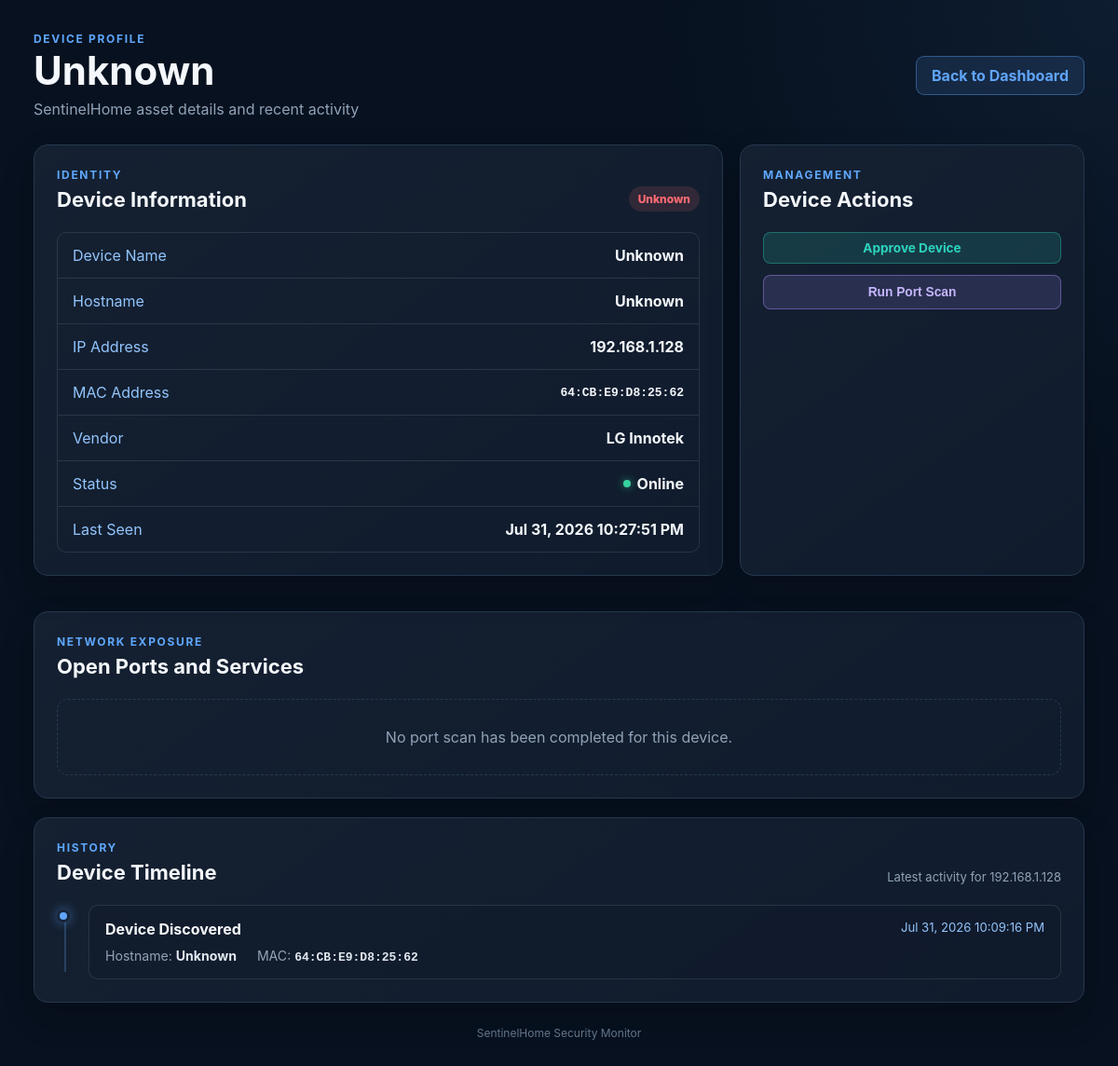
The page /device/192.168.1.128 on the database its author committed.
### tables this page shows
CREATE TABLE devices (
                device_key TEXT PRIMARY KEY,
                name TEXT NOT NULL,
                hostname TEXT NOT NULL,
                ip_address TEXT NOT NULL,
                mac_address TEXT NOT NULL,
                vendor TEXT NOT NULL,
                owner TEXT NOT NULL DEFAULT 'Unknown',
                trusted INTEGER NOT NULL DEFAULT 0,
                status TEXT NOT NULL DEFAULT 'Unknown',
                first_seen TEXT NOT NULL,
                last_seen TEXT NOT NULL
            );

### dashboard.py (the view)
@app.route("/device/<path:ip_address>")
def device_details(ip_address):
    dashboard_data = build_dashboard_data()
    selected_device = next(
        (
            device
            for device in dashboard_data["live_inventory"]
            if device["ip"] == ip_address
        ),
        None,
    )
    if selected_device is None:
        abort(404)
    device_key = find_device_key(
        DATABASE_FILE,
        mac_address=selected_device["mac"],
        ip_address=ip_address,
    )
    if device_key:
        related_events = get_device_timeline(
            DATABASE_FILE,
            device_key,
        )
    else:
        related_events = []
    saved_scans = load_port_scan_results(
        PORT_SCAN_FILE
    )
    port_scan = saved_scans.get(ip_address)
    return render_template(
        "device_details.html",
        device=selected_device,
        related_events=related_events,
        port_scan=port_scan,
    )

### modules/dashboard_data.py (called while the page is built, shortened)
def load_json_file(
    file_path: Path,
    default: Any,
) -> Any:
    if not file_path.exists():
        return default
    try:
        return json.loads(file_path.read_text(encoding="utf-8"))
    except (json.JSONDecodeError, OSError):
        return default

def load_trusted_devices() -> dict[str, dict[str, str]]:
    data = load_json_file(TRUSTED_DEVICES_FILE, {})
    if not isinstance(data, dict):
        return {}
    return data

def load_live_inventory() -> list[dict[str, Any]]:
    data = load_json_file(LIVE_INVENTORY_FILE, [])
    if not isinstance(data, list):
        return []
    return data

def load_events() -> list[dict[str, Any]]:
    if not EVENT_LOG_FILE.exists():
        return []

def format_timestamp(timestamp: str) -> str:
    if not timestamp:
        return "No activity"
    try:
        parsed_time = datetime.fromisoformat(timestamp)
        return parsed_time.strftime("%b %d, %Y %I:%M:%S %p")
    except ValueError:
        return timestamp

def prepare_recent_events(
    events: list[dict[str, Any]],
    limit: int = 10,
) -> list[dict[str, str]]:
    prepared_events: list[dict[str, str]] = []
    return prepared_events

### modules/database.py (called while the page is built, shortened)
def get_connection(database_file: Path) -> sqlite3.Connection:
    database_file.parent.mkdir(
        parents=True,
        exist_ok=True,
    )
    connection = sqlite3.connect(database_file)
    connection.row_factory = sqlite3.Row
    connection.execute("PRAGMA foreign_keys = ON")
    return connection

def find_device_key(
    database_file: Path,
    *,
    mac_address: str | None = None,
    ip_address: str | None = None,
) -> str | None:
    normalized_mac = (
        mac_address.strip().upper()
        if mac_address
        else None
    )
    with get_connection(database_file) as connection:
        if normalized_mac and normalized_mac != "UNKNOWN":
            row = connection.execute(
                """
                SELECT device_key
                FROM devices
                WHERE mac_address = ?
                """,
                (normalized_mac,),
            ).fetchone()
            if row:
                return str(row["device_key"])
    return None

### modules/port_scanner.py (called while the page is built, shortened)
def load_port_scan_results(
    file_path: Path,
) -> dict[str, dict[str, Any]]:
    if not file_path.exists():
        return {}

### templates/device_details.html (shortened to what this page needs)
<!DOCTYPE html>
<html lang="en">
<head>
    <link
        rel="stylesheet"
        href="{{ url_for('static', filename='style.css') }}"
    >
</head>
<body>
    <main class="dashboard-shell">
        <header class="top-bar">
            <div>
                <p class="eyebrow">DEVICE PROFILE</p>
                <h1>{{ device.name }}</h1>
                <p class="subtitle">
                    SentinelHome asset details and recent activity
                </p>
            </div>
            <a
                href="{{ url_for('home') }}"
                class="back-button"
            >
                Back to Dashboard
            </a>
        </header>
        <section class="device-profile-grid">
            <article class="panel device-profile-card">
                <div class="panel-heading">
                    <div>
                        <p class="panel-eyebrow">IDENTITY</p>
                        <h2>Device Information</h2>
                    </div>
                    {% if device.trusted %}
                    <span class="trust-badge trusted-badge">
                        Trusted
                    </span>
                    {% else %}
                    <span class="trust-badge unknown-badge">
                        Unknown
                    </span>
                    {% endif %}
                </div>
                <div class="device-detail-list">
                    <div class="device-detail-row">
                        <span>Device Name</span>
                        <strong>{{ device.name }}</strong>
                    </div>
                    <div class="device-detail-row">
                        <span>Hostname</span>
                        <strong>{{ device.hostname }}</strong>
                    </div>
                    <div class="device-detail-row">
                        <span>IP Address</span>
                        <strong>{{ device.ip }}</strong>
                    </div>
                    <div class="device-detail-row">
                        <span>MAC Address</span>
                        <strong class="monospace">
                            {{ device.mac }}
                        </strong>
                    </div>
                    <div class="device-detail-row">
                        <span>Vendor</span>
                        <strong>{{ device.vendor }}</strong>
                    </div>
                    <div class="device-detail-row">
                        <span>Status</span>
                        <strong class="online-status">
                            <span class="online-dot"></span>
                            {{ device.status }}
                        </strong>
                    </div>
                    <div class="device-detail-row">
                        <span>Last Seen</span>
                        <strong>{{ device.last_seen }}</strong>
                    </div>
                </div>
            </article>
            <article class="panel device-actions-card">
                <div class="panel-heading">
                    <div>
                        <p class="panel-eyebrow">MANAGEMENT</p>
                        <h2>Device Actions</h2>
                    </div>
                </div>
                {% if device.trusted %}
                <form
                    action="{{ url_for('rename', mac=device.mac) }}"
                    method="post"
                    class="details-rename-form"
                >
                    <label for="new_name">
                        Rename Device
                    </label>
                    <input
                        id="new_name"
                        type="text"
                        name="new_name"
                        value="{{ device.name }}"
                        class="details-input"
                        required
                    >
                    <button
                        type="submit"
                        class="rename-button details-action-button"
                    >
                        Save New Name
                    </button>
                </form>
                <a
                    href="{{ url_for('remove', mac=device.mac) }}"
                    class="remove-button details-action-button"
                >
                    Remove from Trusted Devices
                </a>
                {% else %}
                    {% if device.mac != "UNKNOWN" %}
                    <a
                        href="{{ url_for('approve', mac=device.mac) }}"
                        class="approve-button details-action-button"
                    >
                        Approve Device
                    </a>
                    {% else %}
                    <div class="action-warning">
                        This device cannot be approved yet because
                        SentinelHome has not identified a MAC address.
                    </div>
                    {% endif %}
                {% endif %}
                <form
                    action="{{ url_for('scan_ports', ip_address=device.ip) }}"
                    method="post"
                >
                    <button
                        type="submit"
                        class="scan-button details-action-button"
                    >
                        Run Port Scan
                    </button>
                </form>
            </article>
        </section>
        <section class="panel">
            <div class="panel-heading">
                <div>
                    <p class="panel-eyebrow">NETWORK EXPOSURE</p>
                    <h2>Open Ports and Services</h2>
                </div>
            </div>
            {% if port_scan %}
                {% if port_scan.open_ports %}
                <div class="table-wrapper">
                    <table>
                        <thead>
                            <tr>
                                <th>Port</th>
                                <th>Protocol</th>
                                <th>Service</th>
                                <th>Product</th>
                                <th>Version</th>
                            </tr>
                        </thead>
                        <tbody>
                            {% for port in port_scan.open_ports %}
                            <tr>
                                <td>
                                    <span class="port-badge">
                                        {{ port.port }}
                                    </span>
                                </td>
                                <td>{{ port.protocol }}</td>
                                <td>{{ port.service }}</td>
                                <td>{{ port.product }}</td>
                                <td>{{ port.version }}</td>
                            </tr>
                            {% endfor %}
                        </tbody>
                    </table>
                </div>
                {% else %}
                <div class="healthy-state">
                    <div class="healthy-icon">✓</div>
                    <div>
                        <p class="healthy-title">
                            No common TCP ports were found open
                        </p>
                        <p>
                            The device responded, but none of the configured
                            common ports were detected as open.
                        </p>
                    </div>
                </div>
                {% endif %}
            {% else %}
            <div class="empty-state">
                No port scan has been completed for this device.
            </div>
            {% endif %}
     </section>
        <section class="panel">
            <div class="panel-heading">
                <div>
                    <p class="panel-eyebrow">HISTORY</p>
                    <h2>Device Timeline</h2>
                </div>
                <p class="panel-note">
                    Latest activity for {{ device.ip }}
                </p>
            </div>
            {% if related_events %}
            <div class="timeline">
                {% for event in related_events %}
                <article class="timeline-item">
                    <div class="timeline-marker"></div>
                    <div class="timeline-content">
                        <div class="timeline-heading">
                            <strong>{{ event.event_type }}</strong>
                            <span>{{ event.display_time }}</span>
                        </div>
                        <div class="timeline-details">
                            <p>
                                Hostname:
                                <strong>{{ event.hostname }}</strong>
                            </p>
                            <p>
                                MAC:
                                <strong class="monospace">
                                    {{ event.mac }}
                                </strong>
                            </p>
                        </div>
                    </div>
                </article>
                {% endfor %}
            </div>
            {% else %}
            <div class="empty-state">
                No timeline activity has been recorded for this device.
            </div>
            {% endif %}
        </section>
        <footer>
            SentinelHome Security Monitor
        </footer>
    </main>
</body>
</html>

### rows shown on the page
devices: vendor "LG Innotek", status "Online", event_type "Device Discovered", display_time "Jul 31, 2026 10:09:16 PM", hostname "Unknown", mac "64:CB:E9:D8:25:62"

### other values the page prints
{{ device.name }} "Unknown"
{{ device.hostname }} "Unknown"
{{ device.ip }} "192.168.1.128"
{{ device.mac }} "64:CB:E9:D8:25:62"
{{ device.last_seen }} "Jul 31, 2026 10:27:51 PM"
